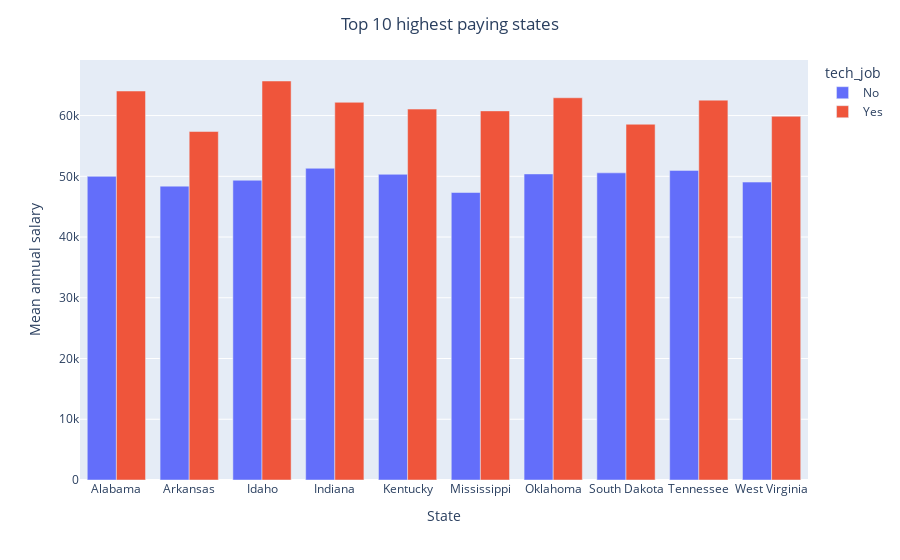

Here is the notebook cell this chart was saved with:
### Code cell
# FIND AND PLOT LEAST 10 STATES BY ANNUAL MEAN SALARY 

low_10=mean_annual_salaries.loc[lowest_states,:].reset_index()

fig_3=px.bar(low_10,'area_title', 'a_mean', color='tech_job', barmode='group')
fig_3.update_layout(xaxis_title='State', yaxis_title="Mean annual salary", title="Top 10 highest paying states", title_x=0.5)

### Figure 1 — Plotly figure (JSON) as saved in the notebook; plotly's stock layout.template omitted (floating-point values rounded to 4 significant figures)
{"data": [{"alignmentgroup": "True", "hovertemplate": "tech_job=No<br>area_title=%{x}<br>a_mean=%{y}<extra></extra>", "legendgroup": "No", "marker": {"color": "#636efa"}, "name": "No", "offsetgroup": "No", "orientation": "v", "showlegend": true, "textposition": "auto", "type": "bar", "x": ["Alabama", "Arkansas", "Idaho", "Indiana", "Kentucky", "Mississippi", "Oklahoma", "South Dakota", "Tennessee", "West Virginia"], "xaxis": "x", "y": [49990.0, 48380.0, 49350.0, 51320.0, 50320.0, 47330.0, 50390.0, 50560.0, 50970.0, 49050.0], "yaxis": "y"}, {"alignmentgroup": "True", "hovertemplate": "tech_job=Yes<br>area_title=%{x}<br>a_mean=%{y}<extra></extra>", "legendgroup": "Yes", "marker": {"color": "#EF553B"}, "name": "Yes", "offsetgroup": "Yes", "orientation": "v", "showlegend": true, "textposition": "auto", "type": "bar", "x": ["Alabama", "Arkansas", "Idaho", "Indiana", "Kentucky", "Mississippi", "Oklahoma", "South Dakota", "Tennessee", "West Virginia"], "xaxis": "x", "y": [64040.0, 57370.0, 65690.0, 62180.0, 61060.0, 60770.0, 62930.0, 58570.0, 62540.0, 59880.0], "yaxis": "y"}], "layout": {"barmode": "group", "legend": {"title": {"text": "tech_job"}, "tracegroupgap": 0}, "margin": {"t": 60}, "title": {"text": "Top 10 highest paying states", "x": 0.5}, "xaxis": {"anchor": "y", "domain": [0, 1], "title": {"text": "State"}}, "yaxis": {"anchor": "x", "domain": [0, 1], "title": {"text": "Mean annual salary"}}}}
